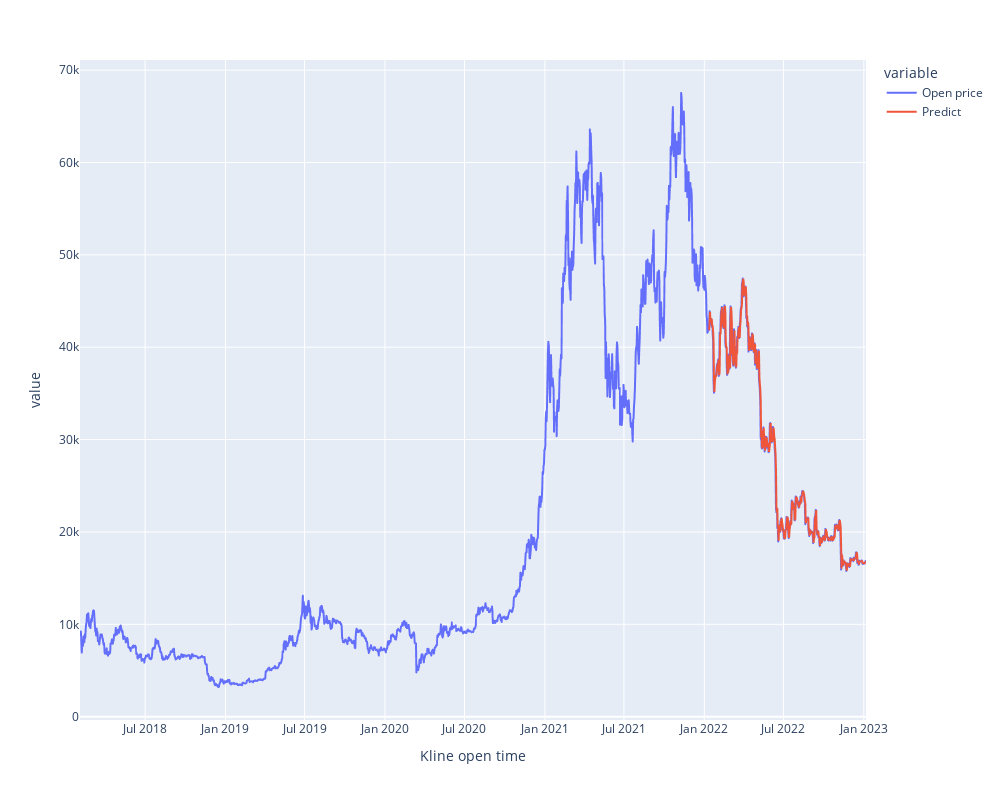

Write notebook code for a chart like this one.
### Code cell
train_df, test_df = data[:TRAIN_DATA_LENGTH], data[TRAIN_DATA_LENGTH:]
test_df["Predict"] = scaler.inverse_transform(np.array(predictions).reshape(-1,1)).reshape(-1)


# concate train_df and test_df to get the full data set
full_df = pd.concat([train_df, test_df], axis=0)


fig = px.line(full_df, height=800, width=1000)
fig.show()

### Figure 1 — Plotly figure (JSON) as saved in the notebook; plotly's stock layout.template omitted (floating-point values rounded to 4 significant figures; data arrays with more than 128 entries replaced by an {"elided": "..."} marker saying what was removed)
{"data": [{"hovertemplate": "variable=Open price<br>Kline open time=%{x}<br>value=%{y}<extra></extra>", "legendgroup": "Open price", "line": {"color": "#636efa", "dash": "solid"}, "marker": {"symbol": "circle"}, "mode": "lines", "name": "Open price", "showlegend": true, "type": "scattergl", "x": {"elided": "1800 str values"}, "xaxis": "x", "y": {"elided": "1800 float values"}, "yaxis": "y"}, {"hovertemplate": "variable=Predict<br>Kline open time=%{x}<br>value=%{y}<extra></extra>", "legendgroup": "Predict", "line": {"color": "#EF553B", "dash": "solid"}, "marker": {"symbol": "circle"}, "mode": "lines", "name": "Predict", "showlegend": true, "type": "scattergl", "x": {"elided": "1800 str values"}, "xaxis": "x", "y": {"elided": "1800 float values"}, "yaxis": "y"}], "layout": {"height": 800, "legend": {"title": {"text": "variable"}, "tracegroupgap": 0}, "margin": {"t": 60}, "width": 1000, "xaxis": {"anchor": "y", "domain": [0, 1], "title": {"text": "Kline open time"}}, "yaxis": {"anchor": "x", "domain": [0, 1], "title": {"text": "value"}}}}
